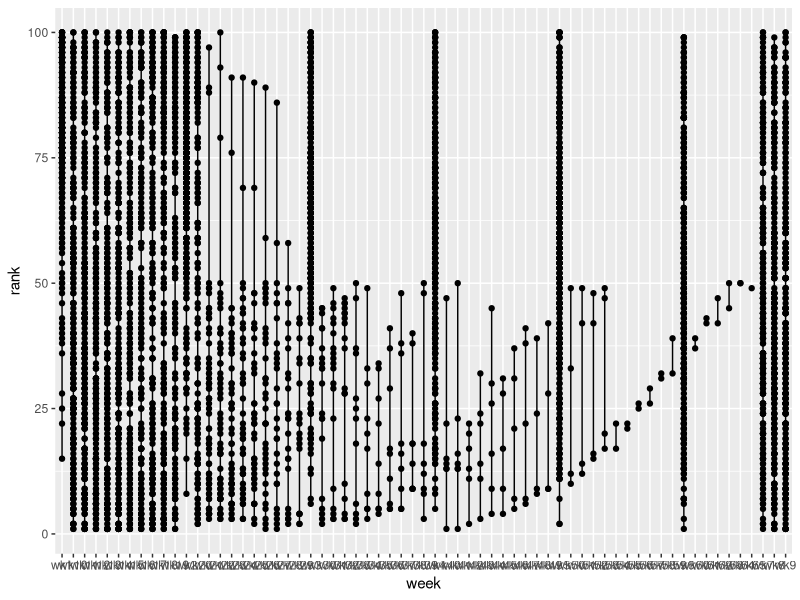

Write the R code that produced this figure.
## ---- chunk 1
knitr::opts_chunk$set(echo = TRUE)
## ---- chunk 2
library(tidyverse)

newbillboard <- billboard %>%
  pivot_longer(
    cols = starts_with("wk") ,
    names_to = "week",
    values_to = "rank",
    values_drop_na = TRUE,
  )
#make it so only the number shows in the week column
newbillboard %>% 
  mutate(week = parse_number(week))
#plot
ggplot(newbillboard) +
  aes(x=week,y=rank) +
  geom_point() +
  geom_line(aes(group = week))

## ---- chunk 3
cms_patient_experience %>%
  pivot_wider(
    names_from="measure_cd",
    values_from="prf_rate",
    #tell pivot_wider() which column/columns have values that uniquely identify each row
    id_cols = starts_with("org")
  )
